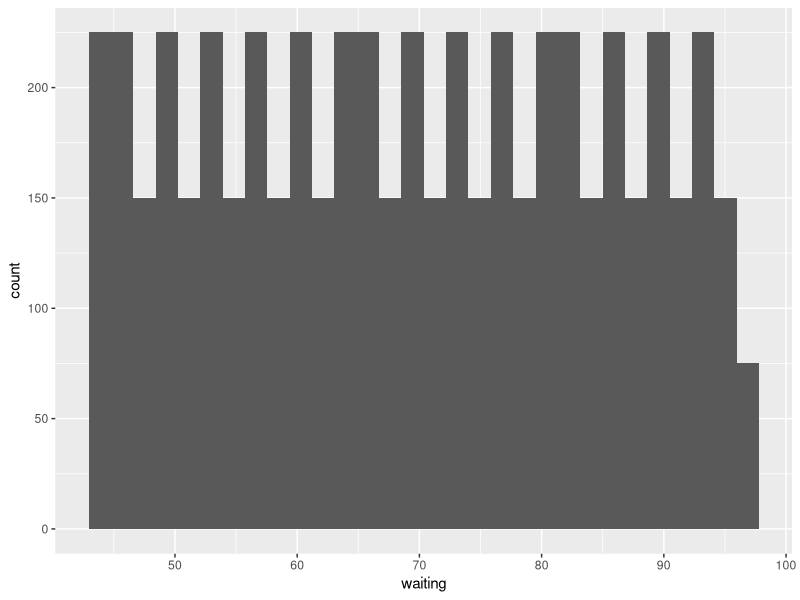
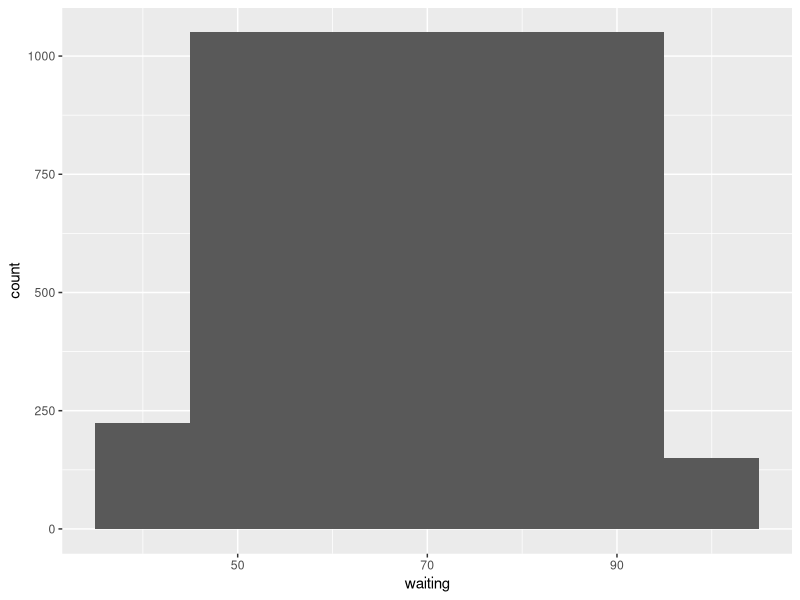
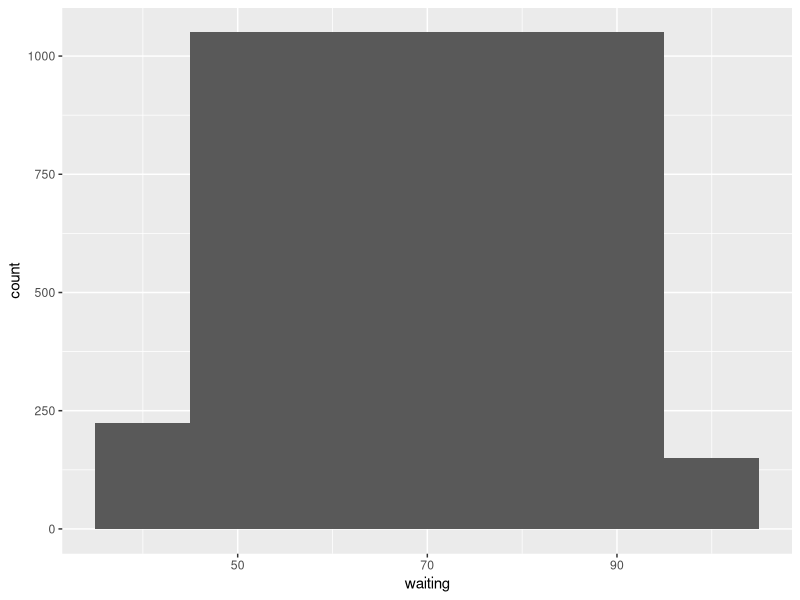
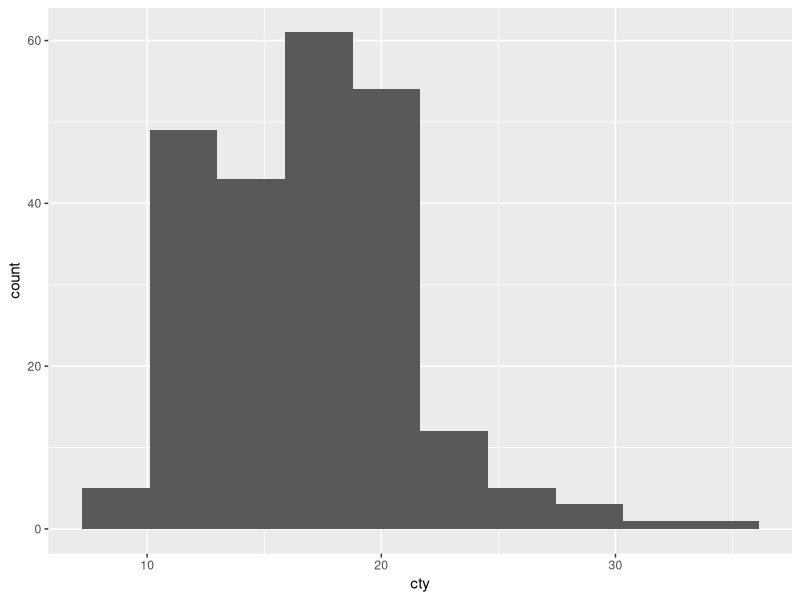

Reproduce these figures in R, in order.
## ---- chunk 1
# This chunk is used to load in one of the main libraries we'll be using in this course. To run the chunk press the little green triangle in the upper right hand corner. 
library(tidyverse)
## ---- chunk 2
#This is an empty code chunk. The computer will not evaluate this green text with a leading # sign. It is called a comment. 

## ---- chunk 3
faithfuld

## ---- chunk 4
# we put the data faithfuld into the head() function
head(faithfuld)

## ---- chunk 5
# This is code for a histogram
ggplot(data = faithfuld)+
  geom_histogram(mapping = aes(x= waiting))

## ---- chunk 6
# This is code for a histogram
ggplot(data = faithfuld)+
  geom_histogram(mapping = aes(x= waiting), binwidth = 10)

## ---- chunk 7
a_number = 2
## ---- chunk 8
old_faithful_bins_10 = ggplot(data = faithfuld)+
    geom_histogram(mapping = aes(x= waiting), binwidth = 10)

## ---- chunk 9
old_faithful_bins_10
## ---- chunk 10


## ---- chunk 11
ggplot(data = mpg)+
    geom_histogram(aes(cty),
                    bins = 10
    )
